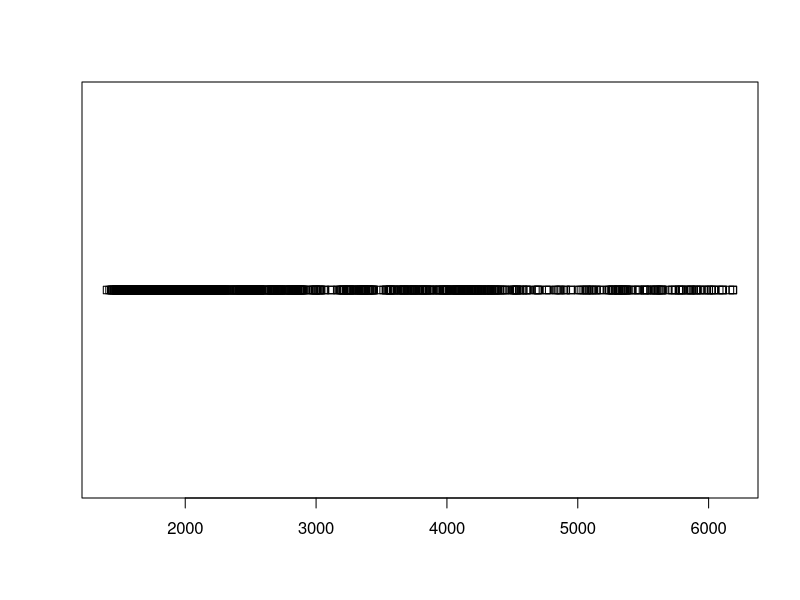
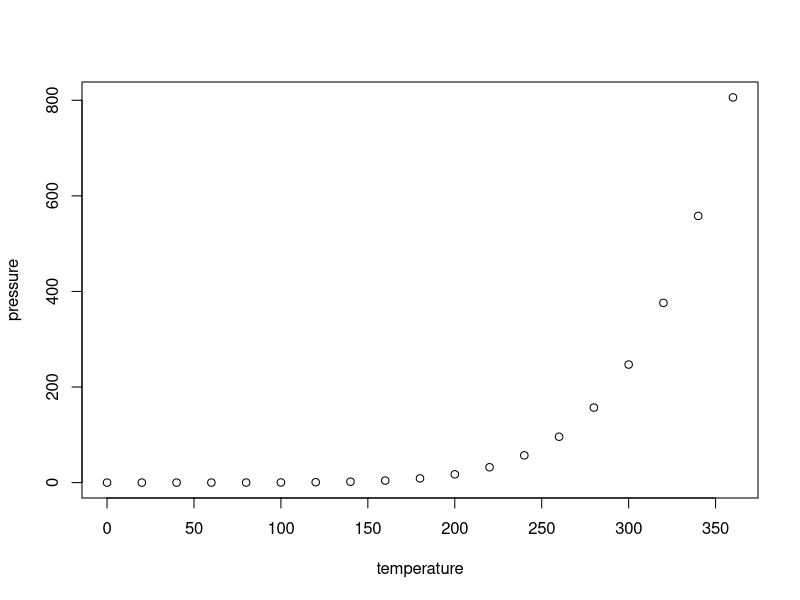

Write the R code that produced these figures, in order.
## ---- chunk 1
knitr::opts_chunk$set(echo = TRUE)
library(tidyverse)
library(sqldf)

## ---- chunk 2
help("EuStockMarkets")
EuDF = data.frame(EuStockMarkets)
dax = sqldf('SELECT DAX FROM EuDF' )
plot(dax)
## ---- chunk 3
plot(pressure)
